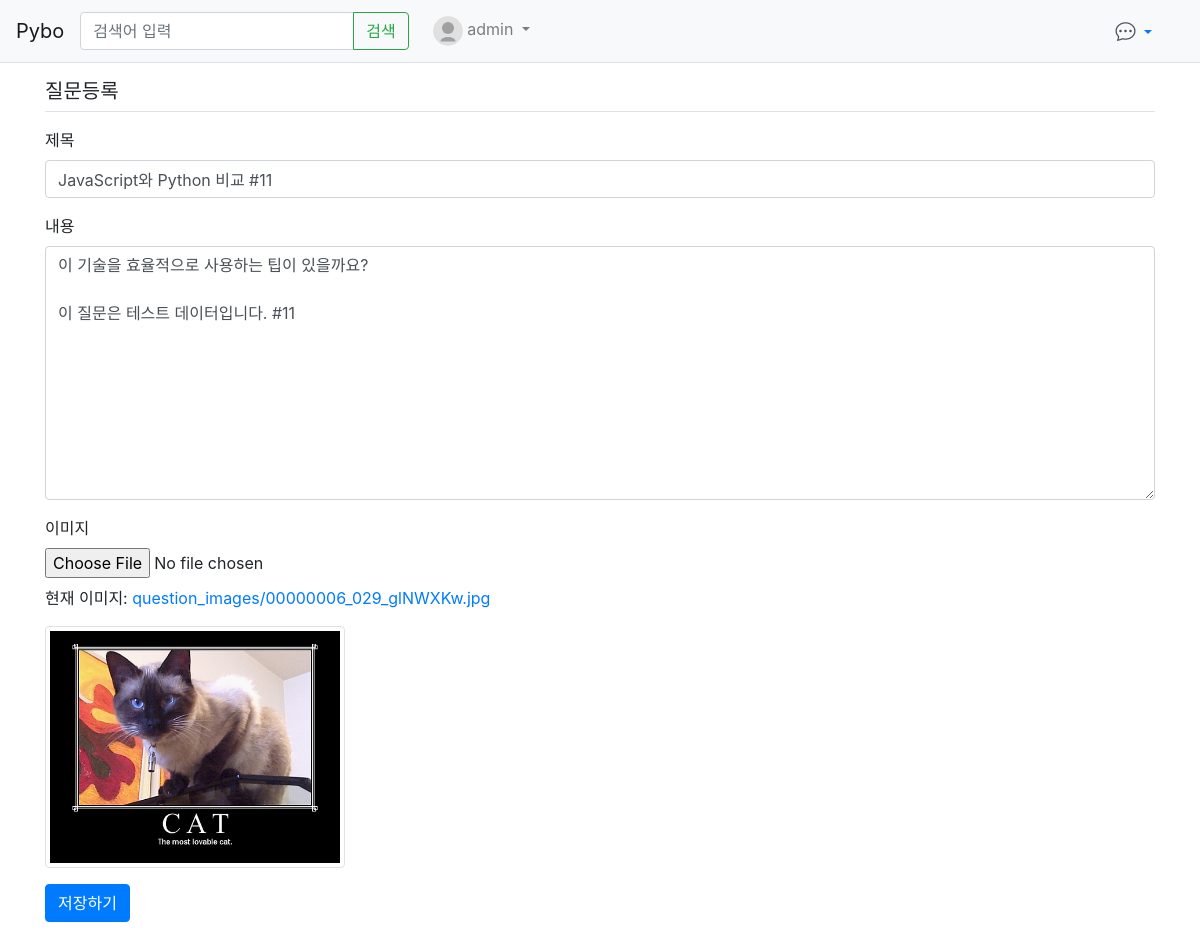
Screenshot of /pybo/question/modify/539/ (signed in) with the database file from the repository.
### pybo/models.py (models this page shows, shortened)
class Question(models.Model):
    author = models.ForeignKey(User, on_delete=models.CASCADE, related_name='author_question')
    subject = models.CharField(max_length=200)
    content = models.TextField()
    image = models.ImageField(upload_to='question_images/', null=True, blank=True)
    create_date = models.DateTimeField()
    modify_date = models.DateTimeField(null=True, blank=True)
    voter = models.ManyToManyField(User, related_name='voter_question')

### pybo/views/question_views.py (the view, shortened to what this page needs)
# urls.py: path('question/modify/<int:question_id>/', QuestionModifyView.as_view(), name='question_modify'),
@method_decorator(login_required(login_url='common:login'), name='dispatch')
class QuestionModifyView(View):
    template_name = 'pybo/question_form.html'
    def get(self, request, question_id):
        try:
            question = QuestionService.get_question(question_id)
            if request.user != question.author:
                messages.error(request, '수정권한이 없습니다')
                return redirect('pybo:detail', question_id=question.id)
            form = QuestionForm(instance=question)
            return render(request, self.template_name, {'form': form})
        except ResourceNotFoundException:
            return get_object_or_404(Question, pk=question_id)

### pybo/forms.py
class QuestionForm(forms.ModelForm):
    class Meta:
        model = Question
        fields = ['subject', 'content', 'image']
        labels = {
            'subject': '제목',
            'content': '내용',
            'image': '이미지',
        }

### pybo/services/question_service.py (called while the page is built)
    @staticmethod
    def get_question(question_id):
        try:
            return Question.objects.get(pk=question_id)
        except Question.DoesNotExist:
            raise ResourceNotFoundException(f"Question with ID {question_id} not found")

### templates/pybo/question_form.html (shortened to what this page needs)
{% extends 'base.html' %}
{% block content %}
<div class="container">
    <h5 class="my-3 border-bottom pb-2">질문등록</h5>
    <form method="post" class="post-form my-3" enctype="multipart/form-data">
        <div class="form-group">
            <label for="subject">제목</label>
            <input type="text" class="form-control" name="subject" id="subject"
                   value="{{ form.subject.value|default_if_none:'' }}">
        </div>
        <div class="form-group">
            <label for="content">내용</label>
            <textarea class="form-control" name="content"
                      id="content" rows="10">{{ form.content.value|default_if_none:'' }}</textarea>
        </div>
        <div class="form-group">
            <label for="image">이미지</label>
            <input type="file" class="form-control-file" name="image" id="image" accept="image/*">
            {% if form.instance.image %}
            <div class="mt-2">
                <p>현재 이미지: <a href="{{ form.instance.image.url }}" target="_blank">{{ form.instance.image.name }}</a></p>
                <img src="{{ form.instance.image.url }}" alt="현재 이미지" style="max-width: 300px; max-height: 300px;" class="img-thumbnail">
            </div>
            {% endif %}
        </div>
        <button type="submit" class="btn btn-primary">저장하기</button>
    </form>
</div>
{% endblock %}

### templates/navbar.html (shortened to what this page needs)
{% load static %}
<nav class="navbar navbar-expand-lg navbar-light bg-light border-bottom">
    <a class="navbar-brand" href="{% url 'pybo:index' %}">Pybo</a>
    <div class="collapse navbar-collapse flex-grow-0" id="navbarNav">
        <form class="form-inline my-2 my-lg-0 mr-3" action="{% url 'pybo:search' %}" method="get">
            <div class="input-group">
                <input class="form-control" type="search" placeholder="검색어 입력" name="kw" value="{{ kw|default_if_none:'' }}">
                <div class="input-group-append">
                    <button class="btn btn-outline-success" type="submit">검색</button>
                </div>
            </div>
        </form>
        <ul class="navbar-nav">
            {% if user.is_authenticated %}
            <li class="nav-item dropdown">
                <a class="nav-link dropdown-toggle" href="#" id="navbarDropdown" role="button" data-toggle="dropdown" aria-haspopup="true" aria-expanded="false">
                    {% if user.profile.profile_picture %}
                    <img src="{{ user.profile.profile_picture.url }}" alt="Profile Picture" class="rounded-circle" width="30" height="30">
                    {% else %}
                    <img src="{% static 'default_profile.svg' %}" alt="Default Profile" class="rounded-circle" width="30" height="30">
                    {% endif %}
                    {{ user.username }}
                </a>
            </li>
            {% endif %}
        </ul>
    </div>
    {% if user.is_authenticated %}
    <div class="ml-auto mr-3 position-relative d-flex align-items-center">
        <div class="nav-item dropdown">
            <a id="chat-toggle" class="nav-link dropdown-toggle" href="#" role="button" data-toggle="dropdown" aria-haspopup="true" aria-expanded="false">
                <i class="bi bi-chat-dots chat-icon"></i>
            </a>
        </div>
    </div>
    {% endif %}
</nav>

### static/style.css (style rules this page uses)
.nav-item.dropdown { position: relative; }
.chat-icon { font-size: 1.25rem; transition: font-size 0.3s ease; color: #495057; }

### rows the page displays
Question: subject "JavaScript와 Python 비교 #11", content "이 기술을 효율적으로 사용하는 팁이 있을까요? 이 질문은 테스트 데이터입니다. #11", instance.image.name "question_images/00000006_029_glNWXKw.jpg", instance.image (picture)

### other values shown
{{ user.username }} "admin"
